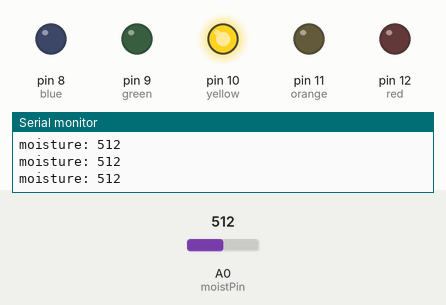
Bench run of a sketch on a simulated Arduino Uno, built with avr-gcc and run on an emulated ATmega328P. Parts: output pins drawn as LEDs (lit = HIGH), the last lines printed to the serial monitor. The test bench sets the inputs (shaded band); at power-on: A0 (moistPin) = 512. Pins used as bus, display or sensor lines are not drawn.

Above: at 1.2 s.
1.3 s: A0 (moistPin) set to 589
2.8 s: A0 (moistPin) set to 608
At 3.9 s:
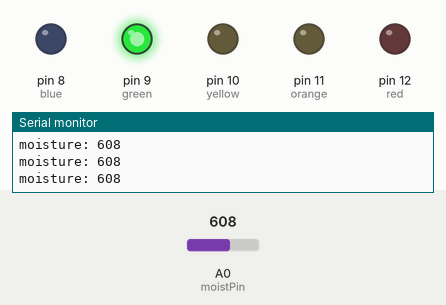
4.3 s: A0 (moistPin) set to 786
7.3 s: A0 (moistPin) set to 815
At 8.3 s:
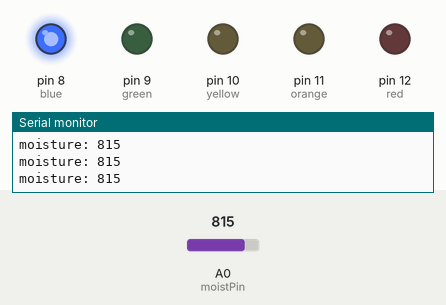
8.9 s: A0 (moistPin) set to 390
At 10.0 s:
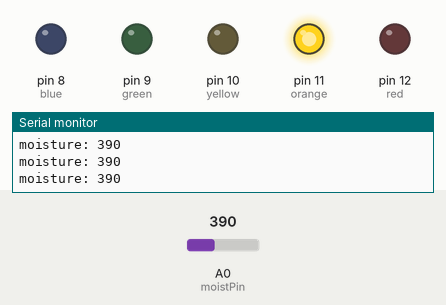
10.4 s: A0 (moistPin) set to 418
At 11.6 s:
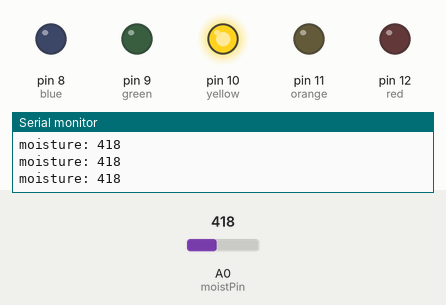
Timing chart, 0 to 12.9 s (numbered marks = the images above; inputs shaded):
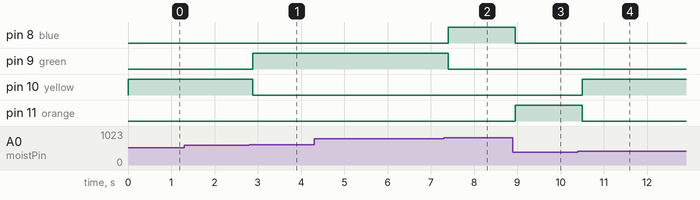

Measured:
- the behaviour switches between 599 and 600 on A0 (moistPin) (found by bisection; images 0 and 1)
- the behaviour switches between 799 and 800 on A0 (moistPin) (found by bisection; images 1 and 2)
- the behaviour switches between 399 and 400 on A0 (moistPin) (found by bisection; images 3 and 4)
- after the input at 2.8 s, pin 9 (green): LOW → HIGH after 0.08 s; pin 10 (yellow): HIGH → LOW after 0.08 s
- after the input at 7.3 s, pin 8 (blue): LOW → HIGH after 0.11 s; pin 9 (green): HIGH → LOW after 0.11 s
- after the input at 8.9 s, pin 8 (blue): HIGH → LOW after 0.05 s; pin 11 (orange): LOW → HIGH after 0.05 s
- after the input at 10.4 s, pin 10 (yellow): LOW → HIGH after 0.10 s; pin 11 (orange): HIGH → LOW after 0.10 s

The sketch:

led.ino
```cpp
#define moistPin A0
#define power A1
int moisture;
int blue = 8;
int green = 9;
int yellow = 10;
int orange = 11;
int red = 12;

void setup()
{
  pinMode(power, OUTPUT);
  pinMode(moistPin, INPUT);
  Serial.begin(9600);
  pinMode(blue, OUTPUT);
  pinMode(green, OUTPUT);
  pinMode(yellow, OUTPUT);
  pinMode(orange, OUTPUT);
  pinMode(red, OUTPUT);
}

void loop()
{
    // Apply power to the soil moisture sensor
    digitalWrite(power, HIGH);
    delay(10); // Wait for 10 millisecond(s)
    moisture = analogRead(moistPin);
    // Turn off the sensor to reduce metal corrosion over time
    digitalWrite(power, LOW);
    Serial.print("moisture: ");
    Serial.println(moisture);
    digitalWrite(blue, LOW);
    digitalWrite(green, LOW);
    digitalWrite(yellow, LOW);
    digitalWrite(orange, LOW);
    digitalWrite(red, LOW);
    // Turn on the LED based on the moisture level
    if (moisture > 50)
    {
        if (moisture < 200)
        {
            digitalWrite(red, HIGH);
        }
        else if (moisture < 400)
        {
            digitalWrite(orange, HIGH);
        }
        else if (moisture < 600)
        {
            digitalWrite(yellow, HIGH);
        }
        else if (moisture < 800)
        {
            digitalWrite(green, HIGH);
        }
        else if (moisture >= 800)
        {
            digitalWrite(blue, HIGH);
        }
    }
    // Wait for 100 millisecond(s)
    delay(100);
}
```
